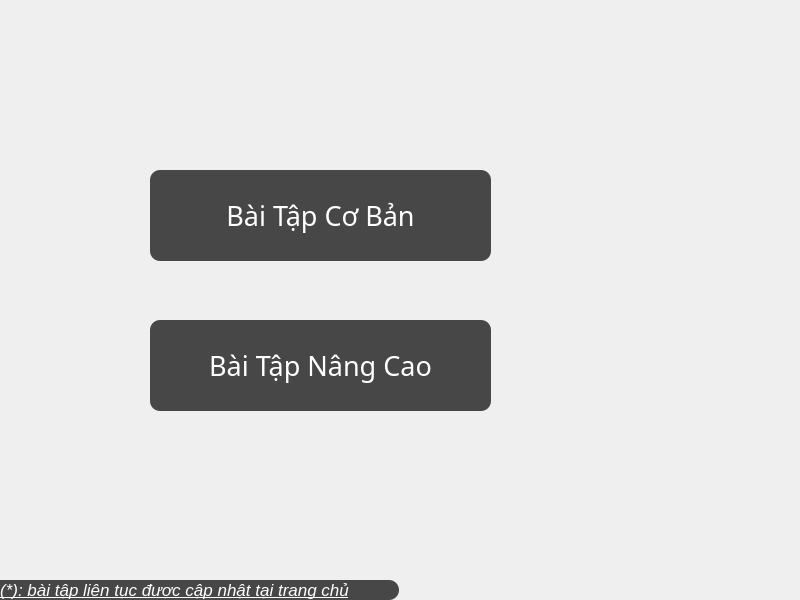
<?xml version="1.0" encoding="UTF-8"?>
<ui version="4.0">
 <class>BaiTap</class>
 <widget class="QDialog" name="BaiTap">
  <property name="geometry">
   <rect>
    <x>0</x>
    <y>0</y>
    <width>800</width>
    <height>600</height>
   </rect>
  </property>
  <property name="font">
   <font>
    <family>MS Mincho</family>
   </font>
  </property>
  <property name="windowTitle">
   <string>Dialog</string>
  </property>
  <widget class="QPushButton" name="COBAN">
   <property name="geometry">
    <rect>
     <x>150</x>
     <y>170</y>
     <width>341</width>
     <height>91</height>
    </rect>
   </property>
   <property name="font">
    <font>
     <family>iCiel Crocante</family>
     <pointsize>20</pointsize>
     <weight>50</weight>
     <bold>false</bold>
    </font>
   </property>
   <property name="cursor">
    <cursorShape>PointingHandCursor</cursorShape>
   </property>
   <property name="styleSheet">
    <string notr="true">QPushButton {
    	
	
	
	
	color: rgb(255, 255, 255);
   border-radius:10px;
    border-style: inset;
    
    border-color:dark;
	
	background-color: rgb(0, 0, 0,70%);

	
}</string>
   </property>
   <property name="text">
    <string>Bài Tập Cơ Bản</string>
   </property>
   <property name="flat">
    <bool>true</bool>
   </property>
  </widget>
  <widget class="QPushButton" name="NANGCAO">
   <property name="geometry">
    <rect>
     <x>150</x>
     <y>320</y>
     <width>341</width>
     <height>91</height>
    </rect>
   </property>
   <property name="font">
    <font>
     <family>iCiel Crocante</family>
     <pointsize>20</pointsize>
     <weight>50</weight>
     <bold>false</bold>
    </font>
   </property>
   <property name="cursor">
    <cursorShape>PointingHandCursor</cursorShape>
   </property>
   <property name="styleSheet">
    <string notr="true">QPushButton {
    	
	
	
	
	color: rgb(255, 255, 255);
   border-radius:10px;
    border-style: inset;
    
    border-color:dark;
	
	background-color: rgb(0, 0, 0,70%);

	
}</string>
   </property>
   <property name="text">
    <string>Bài Tập Nâng Cao</string>
   </property>
   <property name="flat">
    <bool>true</bool>
   </property>
  </widget>
  <widget class="QPushButton" name="pushButton">
   <property name="geometry">
    <rect>
     <x>-50</x>
     <y>580</y>
     <width>449</width>
     <height>20</height>
    </rect>
   </property>
   <property name="font">
    <font>
     <family>Arial</family>
     <pointsize>13</pointsize>
     <italic>true</italic>
     <underline>true</underline>
    </font>
   </property>
   <property name="cursor">
    <cursorShape>PointingHandCursor</cursorShape>
   </property>
   <property name="styleSheet">
    <string notr="true">QPushButton {
    	
	
	
	
	color: rgb(255, 255, 255);
   border-radius:10px;
    border-style: inset;
    
    border-color:dark;
	
	background-color: rgb(0, 0, 0,70%);

	
}</string>
   </property>
   <property name="text">
    <string>(*): bài tập liên tục được cập nhật tại trang chủ</string>
   </property>
   <property name="flat">
    <bool>true</bool>
   </property>
  </widget>
 </widget>
 <resources/>
 <connections/>
</ui>
